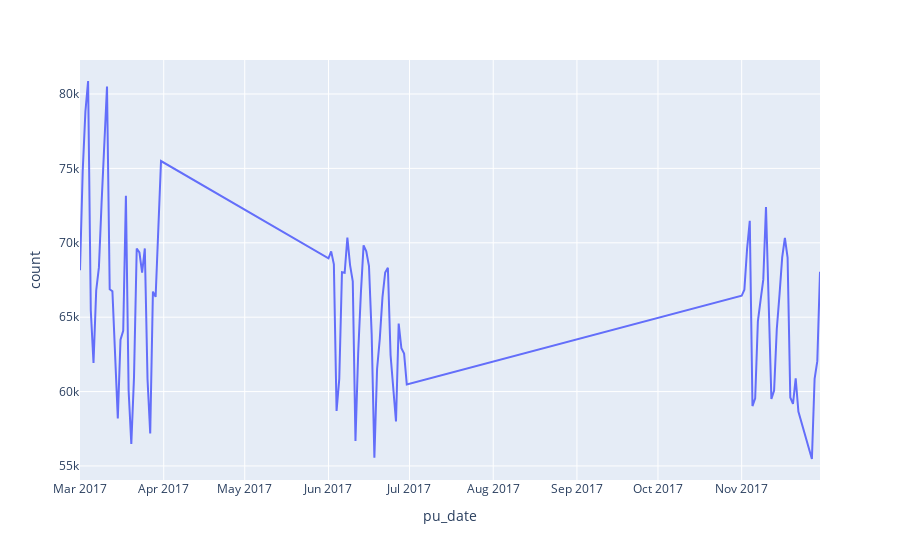

Notebook source saved alongside this figure:
### Code cell
fig = px.line(taxi_df.grouped_date(), y="count")
fig.show()
